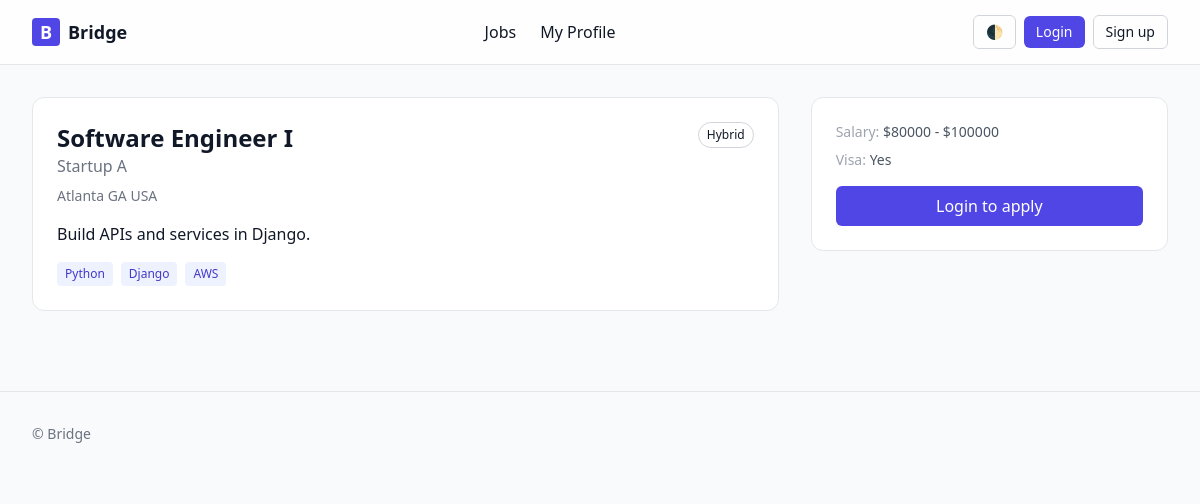
Page /jobs/1/ on the committed database.
### jobs/models.py (models this page shows, shortened)
class Job(models.Model):
    class WorkType(models.TextChoices):
        ONSITE = "onsite", "On-site"
        REMOTE = "remote", "Remote"
        HYBRID = "hybrid", "Hybrid"
    title = models.CharField(max_length=200)
    company = models.CharField(max_length=200)
    description = models.TextField()
    skills = models.ManyToManyField(Skill, related_name="jobs", blank=True)
    location_city = models.CharField(max_length=100, blank=True)
    location_state = models.CharField(max_length=100, blank=True)
    location_country = models.CharField(max_length=100, blank=True)
    latitude = models.DecimalField(max_digits=9, decimal_places=6, null=True, blank=True)
    longitude = models.DecimalField(max_digits=9, decimal_places=6, null=True, blank=True)
    min_salary = models.PositiveIntegerField(null=True, blank=True)
    max_salary = models.PositiveIntegerField(null=True, blank=True)
    work_type = models.CharField(max_length=10, choices=WorkType.choices, default=WorkType.ONSITE)
    visa_sponsorship = models.BooleanField(default=False)
    posted_by = models.ForeignKey(get_user_model(), on_delete=models.SET_NULL, null=True, blank=True, related_name="posted_jobs")
    created_at = models.DateTimeField(auto_now_add=True)

class Skill(models.Model):
    name = models.CharField(max_length=100, unique=True)

### jobs/views.py (the view)
# urls.py: path("<int:pk>/", views.JobDetailView.as_view(), name="job_detail"),
class JobDetailView(DetailView):
    model = Job
    template_name = "jobs/job_detail.html"
    context_object_name = "job"

### templates/jobs/job_detail.html
{% extends "base.html" %}
{% block content %}
<div class="grid grid-cols-1 lg:grid-cols-3 gap-8">
  <section class="lg:col-span-2 bg-white dark:bg-gray-800 border border-gray-200 dark:border-gray-800 rounded-xl p-6">
    <div class="flex items-start justify-between">
      <div>
        <h1 class="text-2xl font-semibold">{{ job.title }}</h1>
        <div class="text-gray-500">{{ job.company }}</div>
      </div>
      <span class="text-xs rounded-full px-2 py-1 border border-gray-300 dark:border-gray-700">{{ job.get_work_type_display }}</span>
    </div>
    <div class="mt-2 text-sm text-gray-500">{{ job.location_city }} {{ job.location_state }} {{ job.location_country }}</div>
    <div class="prose dark:prose-invert max-w-none mt-4">{{ job.description }}</div>
    <div class="mt-4 flex flex-wrap gap-2">
      {% for s in job.skills.all %}
        <span class="text-xs bg-indigo-50 dark:bg-indigo-900/30 text-indigo-700 dark:text-indigo-300 px-2 py-1 rounded">{{ s.name }}</span>
      {% empty %}
        <span class="text-xs text-gray-400">No skills listed</span>
      {% endfor %}
    </div>
  </section>
  <aside class="bg-white dark:bg-gray-800 border border-gray-200 dark:border-gray-800 rounded-xl p-6 h-fit">
    <div class="text-sm text-gray-600 dark:text-gray-300 space-y-2">
      <div><span class="text-gray-400">Salary:</span> {% if job.min_salary %}${{ job.min_salary }}{% endif %}{% if job.max_salary %} - ${{ job.max_salary }}{% endif %}</div>
      <div><span class="text-gray-400">Visa:</span> {{ job.visa_sponsorship|yesno:"Yes,No" }}</div>
    </div>
    <div class="mt-4">
      {% if request.user.is_authenticated %}
      <form action="{% url 'jobs:apply_one_click' job.pk %}" method="post" class="space-y-2">
        {% csrf_token %}
        <label class="block text-sm">Personalized note</label>
        <textarea name="note" class="min-h-[100px]"></textarea>
        <button type="submit" class="w-full bg-indigo-600 text-white px-4 py-2 rounded-md hover:bg-indigo-500">One‑click Apply</button>
      </form>
      {% else %}
        <a class="w-full inline-flex items-center justify-center bg-indigo-600 text-white px-4 py-2 rounded-md hover:bg-indigo-500" href="/login/?next={{ request.path }}">Login to apply</a>
      {% endif %}
    </div>
  </aside>
</div>
{% endblock %}

### templates/base.html (style rules this page uses)
html { font-family: 'Inter', system-ui, -apple-system, Segoe UI, Roboto, Ubuntu, Cantarell, Noto Sans, sans-serif; }

### rows in the picture
Job: title "Software Engineer I", company "Startup A", work_type "Hybrid", location_city "Atlanta", location_state "GA", location_country "USA", description "Build APIs and services in Django.", min_salary "80000", max_salary "100000", visa_sponsorship "Yes"
Skill: name "Python"
Skill: name "Django"
Skill: name "AWS"
